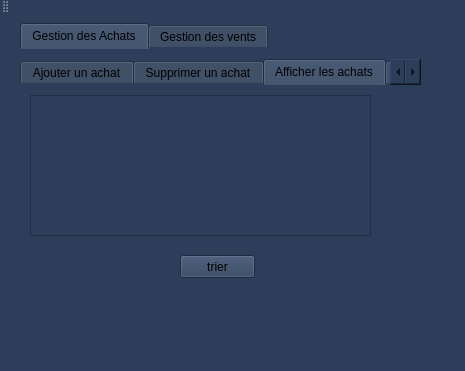
<?xml version="1.0" encoding="UTF-8"?>
<ui version="4.0">
 <class>MainWindow</class>
 <widget class="QMainWindow" name="MainWindow">
  <property name="geometry">
   <rect>
    <x>0</x>
    <y>0</y>
    <width>465</width>
    <height>371</height>
   </rect>
  </property>
  <property name="windowTitle">
   <string>Gestion des étudiants</string>
  </property>
  <property name="styleSheet">
   <string notr="true">background-color: rgb(44, 62, 89);
border-right-color: rgb(44, 62, 89);
border-color: rgb(44, 62, 89);
selection-background-color: rgb(255, 255, 255);
border-bottom-color: rgb(255, 255, 255);
border-bottom-color: rgb(44, 62, 89);
color: rgb(255, 255, 255);</string>
  </property>
  <widget class="QWidget" name="centralWidget">
   <widget class="QTabWidget" name="tabWidget_2">
    <property name="geometry">
     <rect>
      <x>20</x>
      <y>10</y>
      <width>421</width>
      <height>311</height>
     </rect>
    </property>
    <property name="styleSheet">
     <string notr="true">color: rgb(0, 0, 0);</string>
    </property>
    <property name="currentIndex">
     <number>0</number>
    </property>
    <widget class="QWidget" name="tab_4">
     <attribute name="title">
      <string>Gestion des Achats</string>
     </attribute>
     <widget class="QTabWidget" name="tabWidget">
      <property name="geometry">
       <rect>
        <x>0</x>
        <y>10</y>
        <width>401</width>
        <height>241</height>
       </rect>
      </property>
      <property name="styleSheet">
       <string notr="true">color: rgb(0, 0, 0);</string>
      </property>
      <property name="currentIndex">
       <number>2</number>
      </property>
      <widget class="QWidget" name="tab">
       <attribute name="title">
        <string>Ajouter un achat</string>
       </attribute>
       <widget class="QLabel" name="label">
        <property name="geometry">
         <rect>
          <x>20</x>
          <y>30</y>
          <width>61</width>
          <height>16</height>
         </rect>
        </property>
        <property name="text">
         <string>Num_Achat</string>
        </property>
       </widget>
       <widget class="QLabel" name="label_2">
        <property name="geometry">
         <rect>
          <x>20</x>
          <y>90</y>
          <width>61</width>
          <height>16</height>
         </rect>
        </property>
        <property name="text">
         <string>Date_Achat</string>
        </property>
       </widget>
       <widget class="QLineEdit" name="lineEdit_id">
        <property name="geometry">
         <rect>
          <x>130</x>
          <y>30</y>
          <width>113</width>
          <height>20</height>
         </rect>
        </property>
       </widget>
       <widget class="QLineEdit" name="lineEdit_nom">
        <property name="geometry">
         <rect>
          <x>130</x>
          <y>90</y>
          <width>113</width>
          <height>20</height>
         </rect>
        </property>
       </widget>
       <widget class="QPushButton" name="pb_ajouter">
        <property name="geometry">
         <rect>
          <x>280</x>
          <y>170</y>
          <width>75</width>
          <height>23</height>
         </rect>
        </property>
        <property name="text">
         <string>Ajouter</string>
        </property>
       </widget>
      </widget>
      <widget class="QWidget" name="tab_3">
       <attribute name="title">
        <string>Supprimer un achat</string>
       </attribute>
       <widget class="QLineEdit" name="lineEdit_id_2">
        <property name="geometry">
         <rect>
          <x>140</x>
          <y>30</y>
          <width>113</width>
          <height>20</height>
         </rect>
        </property>
       </widget>
       <widget class="QLabel" name="label_4">
        <property name="geometry">
         <rect>
          <x>20</x>
          <y>30</y>
          <width>61</width>
          <height>16</height>
         </rect>
        </property>
        <property name="text">
         <string>Num_Achat</string>
        </property>
       </widget>
       <widget class="QPushButton" name="pb_supprimer">
        <property name="geometry">
         <rect>
          <x>240</x>
          <y>140</y>
          <width>75</width>
          <height>23</height>
         </rect>
        </property>
        <property name="text">
         <string>Supprimer</string>
        </property>
       </widget>
      </widget>
      <widget class="QWidget" name="tab_2">
       <attribute name="title">
        <string>Afficher les achats</string>
       </attribute>
       <widget class="QTableView" name="tabachat">
        <property name="geometry">
         <rect>
          <x>10</x>
          <y>10</y>
          <width>341</width>
          <height>141</height>
         </rect>
        </property>
       </widget>
       <widget class="QPushButton" name="pushButton_tri_achat">
        <property name="geometry">
         <rect>
          <x>160</x>
          <y>170</y>
          <width>75</width>
          <height>23</height>
         </rect>
        </property>
        <property name="text">
         <string>trier</string>
        </property>
       </widget>
      </widget>
      <widget class="QWidget" name="tab_7">
       <attribute name="title">
        <string>Rechercher achat</string>
       </attribute>
       <widget class="QLabel" name="label_11">
        <property name="geometry">
         <rect>
          <x>70</x>
          <y>50</y>
          <width>47</width>
          <height>13</height>
         </rect>
        </property>
        <property name="text">
         <string/>
        </property>
       </widget>
       <widget class="QLabel" name="label_13">
        <property name="geometry">
         <rect>
          <x>90</x>
          <y>40</y>
          <width>81</width>
          <height>31</height>
         </rect>
        </property>
        <property name="text">
         <string>num_achat</string>
        </property>
       </widget>
       <widget class="QLineEdit" name="lineEdit_6">
        <property name="geometry">
         <rect>
          <x>190</x>
          <y>50</y>
          <width>113</width>
          <height>20</height>
         </rect>
        </property>
       </widget>
       <widget class="QPushButton" name="pushButton_rechac">
        <property name="geometry">
         <rect>
          <x>250</x>
          <y>130</y>
          <width>75</width>
          <height>23</height>
         </rect>
        </property>
        <property name="text">
         <string>recherche</string>
        </property>
       </widget>
       <widget class="QTableView" name="tabrechac">
        <property name="geometry">
         <rect>
          <x>0</x>
          <y>100</y>
          <width>221</width>
          <height>121</height>
         </rect>
        </property>
       </widget>
      </widget>
      <widget class="QWidget" name="tab_6">
       <attribute name="title">
        <string>Modifier un achat</string>
       </attribute>
       <widget class="QLineEdit" name="lineEdit">
        <property name="geometry">
         <rect>
          <x>200</x>
          <y>120</y>
          <width>113</width>
          <height>20</height>
         </rect>
        </property>
        <property name="text">
         <string/>
        </property>
       </widget>
       <widget class="QLabel" name="label_7">
        <property name="geometry">
         <rect>
          <x>50</x>
          <y>120</y>
          <width>101</width>
          <height>16</height>
         </rect>
        </property>
        <property name="text">
         <string> Date_Achat</string>
        </property>
       </widget>
       <widget class="QPushButton" name="pushButton_mod">
        <property name="geometry">
         <rect>
          <x>270</x>
          <y>160</y>
          <width>75</width>
          <height>23</height>
         </rect>
        </property>
        <property name="text">
         <string>Modifier</string>
        </property>
       </widget>
       <widget class="QLabel" name="label_9">
        <property name="geometry">
         <rect>
          <x>50</x>
          <y>20</y>
          <width>91</width>
          <height>20</height>
         </rect>
        </property>
        <property name="text">
         <string>num_achat</string>
        </property>
       </widget>
       <widget class="QLineEdit" name="lineEdit_3">
        <property name="geometry">
         <rect>
          <x>190</x>
          <y>20</y>
          <width>113</width>
          <height>20</height>
         </rect>
        </property>
       </widget>
      </widget>
     </widget>
    </widget>
    <widget class="QWidget" name="tab_5">
     <attribute name="title">
      <string>Gestion des vents</string>
     </attribute>
     <widget class="QTabWidget" name="tabWidget_3">
      <property name="geometry">
       <rect>
        <x>10</x>
        <y>10</y>
        <width>401</width>
        <height>241</height>
       </rect>
      </property>
      <property name="styleSheet">
       <string notr="true">color: rgb(0, 0, 0);</string>
      </property>
      <property name="currentIndex">
       <number>4</number>
      </property>
      <widget class="QWidget" name="tab_8">
       <attribute name="title">
        <string>Ajouter une vent</string>
       </attribute>
       <widget class="QLabel" name="label_3">
        <property name="geometry">
         <rect>
          <x>20</x>
          <y>30</y>
          <width>61</width>
          <height>16</height>
         </rect>
        </property>
        <property name="text">
         <string>Num_vente</string>
        </property>
       </widget>
       <widget class="QLabel" name="label_5">
        <property name="geometry">
         <rect>
          <x>20</x>
          <y>90</y>
          <width>71</width>
          <height>16</height>
         </rect>
        </property>
        <property name="text">
         <string>Date_vente</string>
        </property>
       </widget>
       <widget class="QLineEdit" name="lineEdit_id_3">
        <property name="geometry">
         <rect>
          <x>130</x>
          <y>30</y>
          <width>113</width>
          <height>20</height>
         </rect>
        </property>
       </widget>
       <widget class="QLineEdit" name="lineEdit_nom_2">
        <property name="geometry">
         <rect>
          <x>130</x>
          <y>90</y>
          <width>113</width>
          <height>20</height>
         </rect>
        </property>
       </widget>
       <widget class="QPushButton" name="pb_ajouter_2">
        <property name="geometry">
         <rect>
          <x>280</x>
          <y>170</y>
          <width>75</width>
          <height>23</height>
         </rect>
        </property>
        <property name="text">
         <string>Ajouter</string>
        </property>
       </widget>
      </widget>
      <widget class="QWidget" name="tab_9">
       <attribute name="title">
        <string>Supprimer une vente</string>
       </attribute>
       <widget class="QLineEdit" name="lineEdit_id_4">
        <property name="geometry">
         <rect>
          <x>140</x>
          <y>30</y>
          <width>113</width>
          <height>20</height>
         </rect>
        </property>
       </widget>
       <widget class="QLabel" name="label_6">
        <property name="geometry">
         <rect>
          <x>20</x>
          <y>30</y>
          <width>61</width>
          <height>16</height>
         </rect>
        </property>
        <property name="text">
         <string>Num_vente</string>
        </property>
       </widget>
       <widget class="QPushButton" name="pb_supprimer_2">
        <property name="geometry">
         <rect>
          <x>240</x>
          <y>140</y>
          <width>75</width>
          <height>23</height>
         </rect>
        </property>
        <property name="text">
         <string>Supprimer</string>
        </property>
       </widget>
      </widget>
      <widget class="QWidget" name="tab_10">
       <attribute name="title">
        <string>Afficher les ventes</string>
       </attribute>
       <widget class="QTableView" name="tabvente">
        <property name="geometry">
         <rect>
          <x>10</x>
          <y>10</y>
          <width>341</width>
          <height>151</height>
         </rect>
        </property>
       </widget>
       <widget class="QPushButton" name="pushButton">
        <property name="geometry">
         <rect>
          <x>160</x>
          <y>180</y>
          <width>75</width>
          <height>23</height>
         </rect>
        </property>
        <property name="text">
         <string>trier</string>
        </property>
       </widget>
      </widget>
      <widget class="QWidget" name="tab_11">
       <attribute name="title">
        <string>Rechercher vents</string>
       </attribute>
       <widget class="QLabel" name="label_12">
        <property name="geometry">
         <rect>
          <x>70</x>
          <y>40</y>
          <width>91</width>
          <height>31</height>
         </rect>
        </property>
        <property name="text">
         <string>NUM_VENTE</string>
        </property>
       </widget>
       <widget class="QLineEdit" name="lineEdit_5">
        <property name="geometry">
         <rect>
          <x>200</x>
          <y>50</y>
          <width>113</width>
          <height>20</height>
         </rect>
        </property>
       </widget>
       <widget class="QPushButton" name="pushButton_rechv">
        <property name="geometry">
         <rect>
          <x>240</x>
          <y>120</y>
          <width>111</width>
          <height>31</height>
         </rect>
        </property>
        <property name="styleSheet">
         <string notr="true"> 
color: rgb(0, 0, 0);</string>
        </property>
        <property name="text">
         <string>RECHERCHE</string>
        </property>
       </widget>
       <widget class="QTableView" name="tabrechv">
        <property name="geometry">
         <rect>
          <x>10</x>
          <y>90</y>
          <width>181</width>
          <height>121</height>
         </rect>
        </property>
       </widget>
      </widget>
      <widget class="QWidget" name="tab_12">
       <attribute name="title">
        <string>Modifier une vente</string>
       </attribute>
       <widget class="QLineEdit" name="lineEdit_2">
        <property name="geometry">
         <rect>
          <x>220</x>
          <y>110</y>
          <width>113</width>
          <height>20</height>
         </rect>
        </property>
       </widget>
       <widget class="QLabel" name="label_8">
        <property name="geometry">
         <rect>
          <x>70</x>
          <y>110</y>
          <width>111</width>
          <height>16</height>
         </rect>
        </property>
        <property name="text">
         <string>  Date_Vente</string>
        </property>
       </widget>
       <widget class="QPushButton" name="pushButton_modve">
        <property name="geometry">
         <rect>
          <x>280</x>
          <y>180</y>
          <width>75</width>
          <height>23</height>
         </rect>
        </property>
        <property name="text">
         <string>Modifier</string>
        </property>
       </widget>
       <widget class="QLabel" name="label_10">
        <property name="geometry">
         <rect>
          <x>80</x>
          <y>0</y>
          <width>71</width>
          <height>41</height>
         </rect>
        </property>
        <property name="text">
         <string>num_vente</string>
        </property>
       </widget>
       <widget class="QLineEdit" name="lineEdit_4">
        <property name="geometry">
         <rect>
          <x>220</x>
          <y>20</y>
          <width>113</width>
          <height>20</height>
         </rect>
        </property>
       </widget>
      </widget>
     </widget>
    </widget>
   </widget>
  </widget>
  <widget class="QMenuBar" name="menuBar">
   <property name="geometry">
    <rect>
     <x>0</x>
     <y>0</y>
     <width>465</width>
     <height>21</height>
    </rect>
   </property>
  </widget>
  <widget class="QToolBar" name="mainToolBar">
   <attribute name="toolBarArea">
    <enum>TopToolBarArea</enum>
   </attribute>
   <attribute name="toolBarBreak">
    <bool>false</bool>
   </attribute>
  </widget>
  <widget class="QStatusBar" name="statusBar"/>
 </widget>
 <layoutdefault spacing="6" margin="11"/>
 <resources/>
 <connections/>
</ui>
